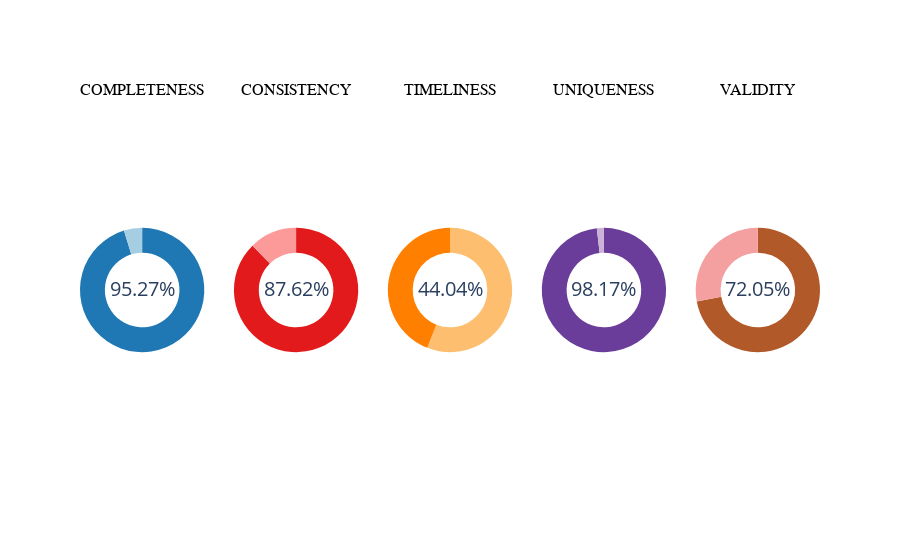

Notebook source saved alongside this figure:
### Code cell
DonutChartGenerator(summary_results).plot_donut_charts()

### Figure 1 — Plotly figure (JSON) as saved in the notebook; plotly's stock layout.template omitted (floating-point values rounded to 4 significant figures)
{"data": [{"domain": {"x": [0, 0.168], "y": [0, 1]}, "hole": 0.6, "hoverinfo": "label+value", "labels": ["Bad", "Good"], "marker": {"colors": ["#a6cee3", "#1f78b4"]}, "showlegend": false, "textposition": "none", "title": {"font": {"size": 22}, "text": "95.27%"}, "type": "pie", "values": [4.73, 95.27]}, {"domain": {"x": [0.208, 0.376], "y": [0, 1]}, "hole": 0.6, "hoverinfo": "label+value", "labels": ["Bad", "Good"], "marker": {"colors": ["#fb9a99", "#e31a1c"]}, "showlegend": false, "textposition": "none", "title": {"font": {"size": 22}, "text": "87.62%"}, "type": "pie", "values": [12.38, 87.62]}, {"domain": {"x": [0.416, 0.584], "y": [0, 1]}, "hole": 0.6, "hoverinfo": "label+value", "labels": ["Bad", "Good"], "marker": {"colors": ["#fdbf6f", "#ff7f00"]}, "showlegend": false, "textposition": "none", "title": {"font": {"size": 22}, "text": "44.04%"}, "type": "pie", "values": [55.96, 44.04]}, {"domain": {"x": [0.624, 0.792], "y": [0, 1]}, "hole": 0.6, "hoverinfo": "label+value", "labels": ["Bad", "Good"], "marker": {"colors": ["#cab2d6", "#6a3d9a"]}, "showlegend": false, "textposition": "none", "title": {"font": {"size": 22}, "text": "98.17%"}, "type": "pie", "values": [1.83, 98.17]}, {"domain": {"x": [0.832, 1], "y": [0, 1]}, "hole": 0.6, "hoverinfo": "label+value", "labels": ["Bad", "Good"], "marker": {"colors": ["#F49FA0", "#b15928"]}, "showlegend": false, "textposition": "none", "title": {"font": {"size": 22}, "text": "72.05%"}, "type": "pie", "values": [27.95, 72.05]}], "layout": {"annotations": [{"font": {"color": "black", "family": "Arial, bold", "size": 16}, "showarrow": false, "text": "COMPLETENESS", "x": 0.084, "xanchor": "center", "xref": "paper", "y": 1, "yanchor": "bottom", "yref": "paper"}, {"font": {"color": "black", "family": "Arial, bold", "size": 16}, "showarrow": false, "text": "CONSISTENCY", "x": 0.292, "xanchor": "center", "xref": "paper", "y": 1, "yanchor": "bottom", "yref": "paper"}, {"font": {"color": "black", "family": "Arial, bold", "size": 16}, "showarrow": false, "text": "TIMELINESS", "x": 0.5, "xanchor": "center", "xref": "paper", "y": 1, "yanchor": "bottom", "yref": "paper"}, {"font": {"color": "black", "family": "Arial, bold", "size": 16}, "showarrow": false, "text": "UNIQUENESS", "x": 0.708, "xanchor": "center", "xref": "paper", "y": 1, "yanchor": "bottom", "yref": "paper"}, {"font": {"color": "black", "family": "Arial, bold", "size": 16}, "showarrow": false, "text": "VALIDITY", "x": 0.916, "xanchor": "center", "xref": "paper", "y": 1, "yanchor": "bottom", "yref": "paper"}]}}
